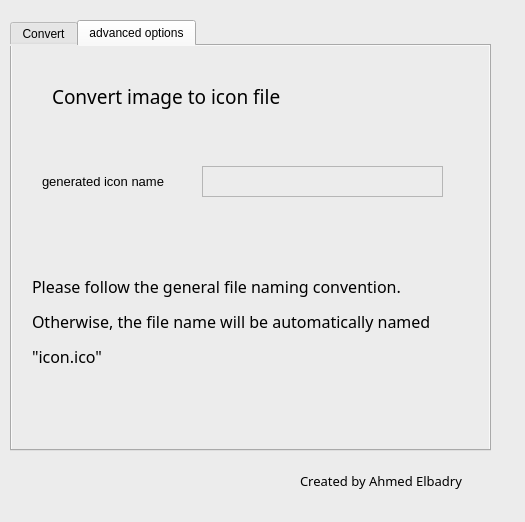
<?xml version="1.0" encoding="UTF-8"?>
<ui version="4.0">
 <class>MainWindow</class>
 <widget class="QMainWindow" name="MainWindow">
  <property name="geometry">
   <rect>
    <x>0</x>
    <y>0</y>
    <width>525</width>
    <height>522</height>
   </rect>
  </property>
  <property name="font">
   <font>
    <family>Simplified Arabic Fixed</family>
   </font>
  </property>
  <property name="windowTitle">
   <string>MainWindow</string>
  </property>
  <property name="styleSheet">
   <string notr="true">background-color: rgb(236, 236, 236);</string>
  </property>
  <widget class="QWidget" name="centralwidget">
   <widget class="QTabWidget" name="tabWidget">
    <property name="geometry">
     <rect>
      <x>10</x>
      <y>20</y>
      <width>481</width>
      <height>431</height>
     </rect>
    </property>
    <property name="currentIndex">
     <number>1</number>
    </property>
    <widget class="QWidget" name="tab">
     <attribute name="title">
      <string>Convert</string>
     </attribute>
     <widget class="QPushButton" name="Browse_Button">
      <property name="geometry">
       <rect>
        <x>20</x>
        <y>300</y>
        <width>111</width>
        <height>41</height>
       </rect>
      </property>
      <property name="font">
       <font>
        <pointsize>10</pointsize>
        <italic>true</italic>
        <bold>false</bold>
       </font>
      </property>
      <property name="text">
       <string>Browse image</string>
      </property>
     </widget>
     <widget class="QLabel" name="label">
      <property name="geometry">
       <rect>
        <x>20</x>
        <y>200</y>
        <width>141</width>
        <height>31</height>
       </rect>
      </property>
      <property name="font">
       <font>
        <pointsize>10</pointsize>
       </font>
      </property>
      <property name="text">
       <string>Selected image path:</string>
      </property>
     </widget>
     <widget class="QLabel" name="label_3">
      <property name="geometry">
       <rect>
        <x>40</x>
        <y>30</y>
        <width>401</width>
        <height>41</height>
       </rect>
      </property>
      <property name="font">
       <font>
        <family>Simplified Arabic Fixed</family>
        <pointsize>14</pointsize>
        <italic>false</italic>
        <bold>false</bold>
       </font>
      </property>
      <property name="text">
       <string>Convert image to icon file</string>
      </property>
     </widget>
     <widget class="QLabel" name="textEdit_2">
      <property name="geometry">
       <rect>
        <x>10</x>
        <y>250</y>
        <width>441</width>
        <height>31</height>
       </rect>
      </property>
      <property name="font">
       <font>
        <pointsize>9</pointsize>
        <italic>true</italic>
       </font>
      </property>
      <property name="text">
       <string/>
      </property>
     </widget>
     <widget class="QPushButton" name="Generate_Button">
      <property name="geometry">
       <rect>
        <x>20</x>
        <y>350</y>
        <width>141</width>
        <height>41</height>
       </rect>
      </property>
      <property name="font">
       <font>
        <pointsize>10</pointsize>
        <italic>true</italic>
       </font>
      </property>
      <property name="text">
       <string>Generate icon file</string>
      </property>
     </widget>
     <widget class="QProgressBar" name="progressBar">
      <property name="geometry">
       <rect>
        <x>190</x>
        <y>360</y>
        <width>261</width>
        <height>23</height>
       </rect>
      </property>
      <property name="value">
       <number>0</number>
      </property>
     </widget>
     <widget class="QComboBox" name="comboBox">
      <property name="geometry">
       <rect>
        <x>170</x>
        <y>131</y>
        <width>111</width>
        <height>31</height>
       </rect>
      </property>
      <property name="font">
       <font>
        <pointsize>12</pointsize>
       </font>
      </property>
      <property name="toolTipDuration">
       <number>0</number>
      </property>
      <item>
       <property name="text">
        <string>jpg</string>
       </property>
      </item>
      <item>
       <property name="text">
        <string>png</string>
       </property>
      </item>
      <item>
       <property name="text">
        <string>jpeg</string>
       </property>
      </item>
      <item>
       <property name="text">
        <string>svg</string>
       </property>
      </item>
      <item>
       <property name="text">
        <string>webp</string>
       </property>
      </item>
      <item>
       <property name="text">
        <string>jfif</string>
       </property>
      </item>
      <item>
       <property name="text">
        <string>pjp</string>
       </property>
      </item>
     </widget>
     <widget class="QLabel" name="label_7">
      <property name="geometry">
       <rect>
        <x>30</x>
        <y>130</y>
        <width>121</width>
        <height>31</height>
       </rect>
      </property>
      <property name="font">
       <font>
        <pointsize>10</pointsize>
       </font>
      </property>
      <property name="text">
       <string>Choose image type:</string>
      </property>
     </widget>
    </widget>
    <widget class="QWidget" name="tab_2">
     <attribute name="title">
      <string>advanced options</string>
     </attribute>
     <widget class="QLabel" name="label_4">
      <property name="geometry">
       <rect>
        <x>40</x>
        <y>30</y>
        <width>401</width>
        <height>41</height>
       </rect>
      </property>
      <property name="font">
       <font>
        <family>Simplified Arabic Fixed</family>
        <pointsize>14</pointsize>
        <italic>false</italic>
        <bold>false</bold>
       </font>
      </property>
      <property name="text">
       <string>Convert image to icon file</string>
      </property>
     </widget>
     <widget class="QLabel" name="label_5">
      <property name="geometry">
       <rect>
        <x>30</x>
        <y>120</y>
        <width>141</width>
        <height>31</height>
       </rect>
      </property>
      <property name="font">
       <font>
        <pointsize>10</pointsize>
       </font>
      </property>
      <property name="text">
       <string>generated icon name</string>
      </property>
     </widget>
     <widget class="QTextEdit" name="input_name">
      <property name="geometry">
       <rect>
        <x>190</x>
        <y>120</y>
        <width>241</width>
        <height>31</height>
       </rect>
      </property>
      <property name="autoFillBackground">
       <bool>false</bool>
      </property>
     </widget>
     <widget class="QLabel" name="label_6">
      <property name="geometry">
       <rect>
        <x>20</x>
        <y>210</y>
        <width>471</width>
        <height>131</height>
       </rect>
      </property>
      <property name="font">
       <font>
        <family>Simplified Arabic Fixed</family>
        <pointsize>14</pointsize>
        <italic>false</italic>
        <bold>false</bold>
       </font>
      </property>
      <property name="text">
       <string>&lt;html&gt;&lt;head/&gt;&lt;body&gt;&lt;p&gt;&lt;span style=&quot; font-size:12pt;&quot;&gt;Please follow the general file naming convention.&lt;/span&gt;&lt;/p&gt;&lt;p&gt;&lt;span style=&quot; font-size:12pt;&quot;&gt;Otherwise, the file name will be automatically named&lt;/span&gt;&lt;/p&gt;&lt;p&gt;&lt;span style=&quot; font-size:12pt;&quot;&gt;&amp;quot;icon.ico&amp;quot;&lt;/span&gt;&lt;/p&gt;&lt;/body&gt;&lt;/html&gt;</string>
      </property>
      <property name="textFormat">
       <enum>Qt::AutoText</enum>
      </property>
     </widget>
    </widget>
   </widget>
   <widget class="QLabel" name="label_2">
    <property name="geometry">
     <rect>
      <x>300</x>
      <y>460</y>
      <width>181</width>
      <height>41</height>
     </rect>
    </property>
    <property name="font">
     <font>
      <family>Lucida Calligraphy</family>
      <pointsize>10</pointsize>
      <italic>false</italic>
      <bold>false</bold>
     </font>
    </property>
    <property name="text">
     <string>Created by Ahmed Elbadry</string>
    </property>
   </widget>
  </widget>
  <widget class="QStatusBar" name="statusbar"/>
 </widget>
 <resources>
  <include location="../../../Pictures/a.qrc"/>
 </resources>
 <connections/>
</ui>
